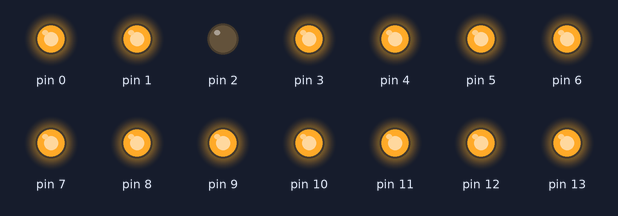
Simulated run of this sketch. Board: Arduino Uno, built with avr-gcc and run on an emulated ATmega328P. On the bench: output pins drawn as LEDs (lit = HIGH).

Above: at 0.1 s.
Timing chart, 0 to 1.6 s (numbered marks = the images above):
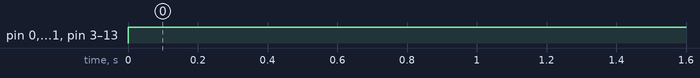

Measured:
- by itself, pin 0, pin 1, pin 3–13: LOW → HIGH at 0.00 s

The sketch:

Leds-on.ino
```cpp
void setup() {
pinMode(0,OUTPUT);
pinMode(1,OUTPUT);
pinMode(2,OUTPUT);
pinMode(3,OUTPUT);
pinMode(4,OUTPUT);
pinMode(5,OUTPUT);
pinMode(6,OUTPUT);
pinMode(7,OUTPUT);
pinMode(8,OUTPUT);
pinMode(9,OUTPUT);
pinMode(10,OUTPUT);
pinMode(11,OUTPUT);
pinMode(12,OUTPUT);
pinMode(13,OUTPUT);
}

void loop() {
digitalWrite(0,HIGH);
digitalWrite(1,HIGH);
digitalWrite(3,HIGH);
digitalWrite(4,HIGH);
digitalWrite(5,HIGH);
digitalWrite(6,HIGH);
digitalWrite(7,HIGH);
digitalWrite(8,HIGH);
digitalWrite(9,HIGH);
digitalWrite(10,HIGH);
digitalWrite(11,HIGH);
digitalWrite(12,HIGH);
digitalWrite(13,HIGH);


}
```
